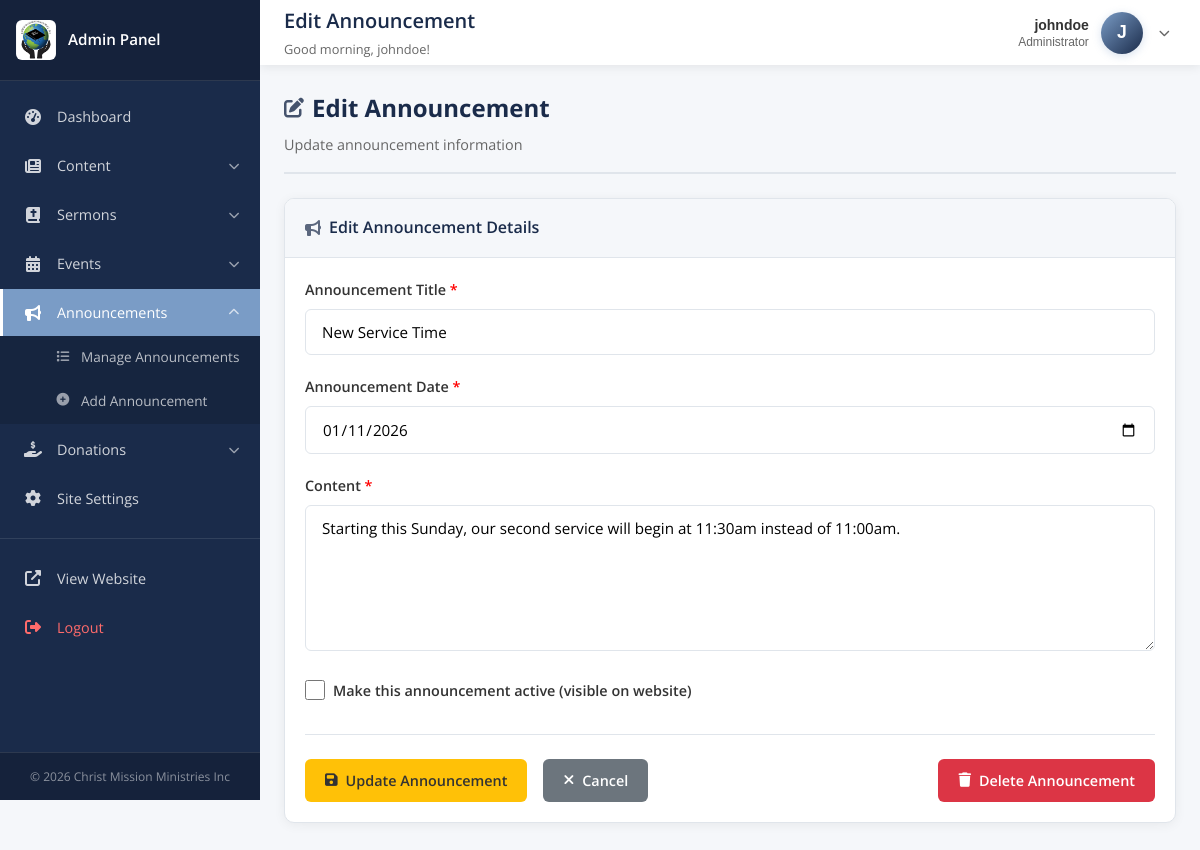
Screenshot of /admin/edit-announcement.php?id=1 (signed in) with the database file from the repository.
### tables this page shows
CREATE TABLE `announcements` (
  `id` int(11) NOT NULL,
  `title` varchar(200) NOT NULL,
  `content` text NOT NULL,
  `announcement_date` date NOT NULL,
  `is_active` tinyint(1) DEFAULT 1,
  `created_at` timestamp NOT NULL DEFAULT current_timestamp(),
  `updated_at` timestamp NOT NULL DEFAULT current_timestamp() ON UPDATE current_timestamp()
);

### admin/edit-announcement.php (the view, shortened to what this page needs)
<?php
include 'includes/admin-header.php';
$announcement_id = (int)$_GET['id'];
try {
    $stmt = $pdo->prepare("SELECT * FROM announcements WHERE id = ?");
    $stmt->execute([$announcement_id]);
    $announcement = $stmt->fetch();
} catch (PDOException $e) {
    $error_message = 'Error fetching announcement data.';
}
?>
<div class="page-header">
    <h2><i class="fas fa-edit"></i> Edit Announcement</h2>
    <p>Update announcement information</p>
</div>
<div class="card">
    <div class="card-header">
        <h3><i class="fas fa-bullhorn"></i> Edit Announcement Details</h3>
    </div>
    <div class="card-body">
        <form method="POST" action="">
            <div class="form-group">
                <label for="title">Announcement Title <span style="color: red;">*</span></label>
                <input type="text"
                       id="title"
                       name="title"
                       class="form-control"
                       value="<?php echo htmlspecialchars($announcement['title']); ?>"
                       required>
            </div>
            <div class="form-group">
                <label for="announcement_date">Announcement Date <span style="color: red;">*</span></label>
                <input type="date"
                       id="announcement_date"
                       name="announcement_date"
                       class="form-control"
                       value="<?php echo htmlspecialchars($announcement['announcement_date']); ?>"
                       required>
            </div>
            <div class="form-group">
                <label for="content">Content <span style="color: red;">*</span></label>
                <textarea id="content"
                          name="content"
                          class="form-control"
                          rows="6"
                          maxlength="1000"
                          required><?php echo htmlspecialchars($announcement['content']); ?></textarea>
            </div>
            <div class="form-group">
                <label style="display: flex; align-items: center; gap: 0.5rem; cursor: pointer;">
                    <input type="checkbox"
                           id="is_active"
                           name="is_active"
                           value="1"
                           <?php echo $announcement['is_active'] ? 'checked' : ''; ?>
                           style="width: 20px; height: 20px;">
                    <span>Make this announcement active (visible on website)</span>
                </label>
            </div>
            <div style="display: flex; gap: 1rem; margin-top: 2rem; padding-top: 1.5rem; border-top: 1px solid #e0e5eb;">
                <button type="submit" class="btn btn-warning">
                    <i class="fas fa-save"></i> Update Announcement
                </button>
                <a href="manage-announcements.php" class="btn btn-secondary">
                    <i class="fas fa-times"></i> Cancel
                </a>
                <a href="manage-announcements.php?delete=<?php echo $announcement_id; ?>"
                   class="btn btn-danger btn-delete"
                   data-item="<?php echo htmlspecialchars($announcement['title']); ?>"
                   style="margin-left: auto;">
                    <i class="fas fa-trash"></i> Delete Announcement
                </a>
            </div>
        </form>
    </div>
</div>
<?php
include 'includes/admin-footer.php';
?>

### admin/assets/css/admin-style.css (style rules this page uses)
* { margin: 0; padding: 0; box-sizing: border-box; }
:root { --admin-primary: #1a2b4a; --admin-primary-dark: #0f1a2e; --admin-accent: #7a9cc6; --admin-accent-hover: #6688b3; --admin-light: #f5f7fa; --admin-white: #ffffff; --admin-text: #333333; --admin-text-light: #666666; --admin-border: #e0e5eb; --admin-success: #28a745; --admin-danger: #dc3545; --admin-warning: #ffc107; --admin-info: #17a2b8; --sidebar-width: 260px; --sidebar-collapsed-width: 70px; --topbar-height: 65px; --topbar-height-mobile: 60px; --transition-speed: 0.3s; --z-sidebar: 1000; --z-overlay: 999; --z-topbar: 998; --z-dropdown: 1001; }
html { font-size: 16px; }
body { font-family: 'Open Sans', 'Segoe UI', sans-serif; background-color: var(--admin-light); color: var(--admin-text); line-height: 1.6; overflow-x: hidden; }
.page-header { margin-bottom: 1.5rem; padding-bottom: 1rem; border-bottom: 2px solid var(--admin-border); }
.page-header h2 { color: var(--admin-primary); font-size: 1.5rem; margin-bottom: 0.375rem; display: flex; align-items: center; gap: 0.5rem; }
.page-header h2 i { font-size: 1.25rem; opacity: 0.8; }
.page-header p { color: var(--admin-text-light); font-size: 0.9rem; }
.card { background: var(--admin-white); border-radius: 10px; box-shadow: 0 2px 12px rgba(0, 0, 0, 0.06); margin-bottom: 1.25rem; border: 1px solid var(--admin-border); overflow: hidden; }
.card-header { padding: 1rem 1.25rem; border-bottom: 1px solid var(--admin-border); display: flex; justify-content: space-between; align-items: center; background: var(--admin-light); flex-wrap: wrap; gap: 0.75rem; }
.card-header h3 { color: var(--admin-primary); font-size: 1rem; font-weight: 600; display: flex; align-items: center; gap: 0.5rem; }
.card-header h3 i { opacity: 0.7; }
.card-body { padding: 1.25rem; }
.form-group { margin-bottom: 1.25rem; }
.form-group label { display: block; margin-bottom: 0.5rem; font-weight: 600; color: var(--admin-text); font-size: 0.9rem; }
.form-control { width: 100%; padding: 0.75rem 1rem; border: 1px solid var(--admin-border); border-radius: 6px; font-size: 0.95rem; transition: border-color var(--transition-speed) ease, box-shadow var(--transition-speed) ease; font-family: inherit; }
textarea.form-control { min-height: 120px; resize: vertical; }
.btn { display: inline-flex; align-items: center; justify-content: center; gap: 0.5rem; padding: 0.625rem 1.25rem; border: none; border-radius: 6px; font-size: 0.9rem; font-weight: 600; cursor: pointer; transition: all var(--transition-speed) ease; text-decoration: none; text-align: center; white-space: nowrap; font-family: inherit; }
.btn-danger { background: var(--admin-danger); color: var(--admin-white); }
.btn-warning { background: var(--admin-warning); color: var(--admin-text); }
.btn-secondary { background: #6c757d; color: var(--admin-white); }

### rows the page displays
announcements: title "New Service Time", announcement_date "01/11/2026", content "Starting this Sunday, our second service will begin at 11:30am instead of 11:00am."

### other values shown
$page_title "Edit Announcement"
$greeting "Good morning"
$admin_username "johndoe"
get_role_label($admin_role) "Administrator"
substr($admin_username, 0, 1) "J"
